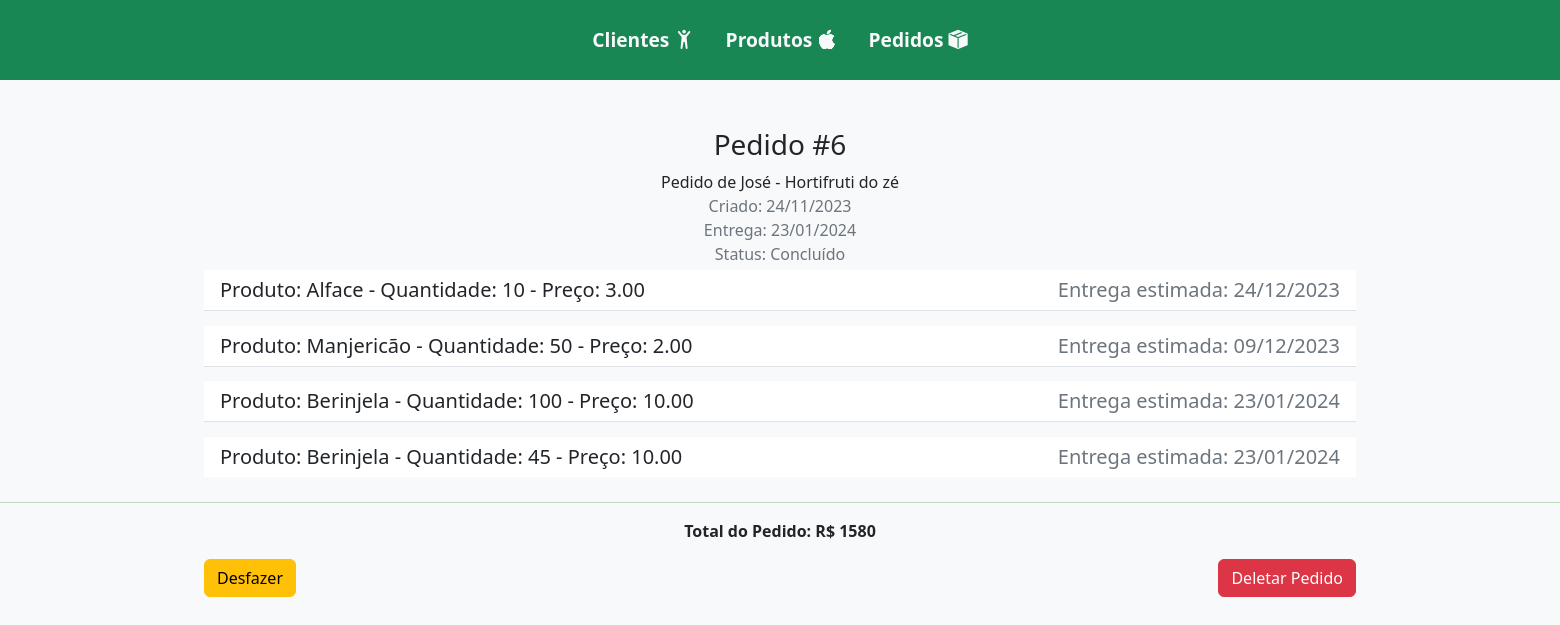
Page /detalhes_item_pedido/6/ on the earlier database version.
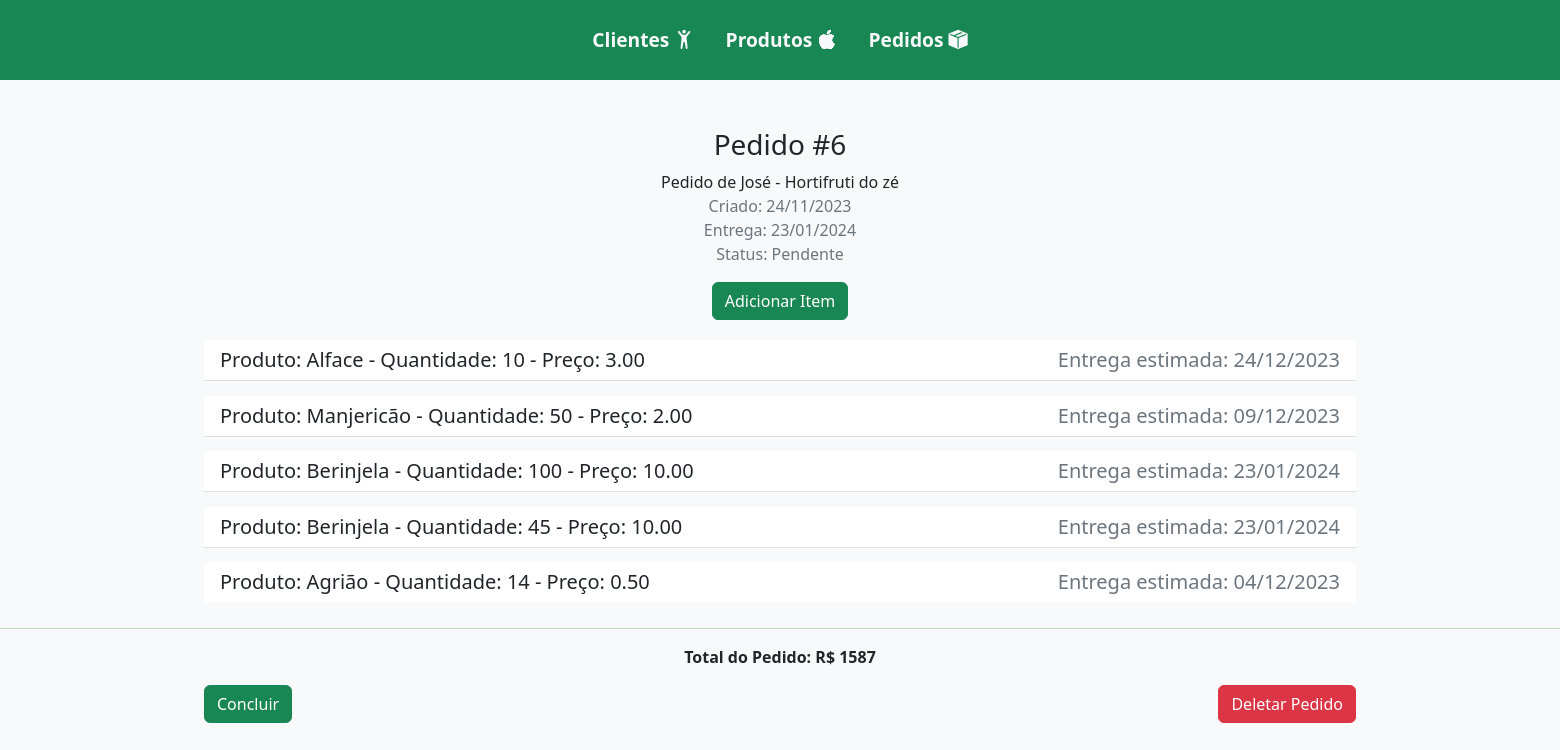
Same page on the later database version.
### fazenda/models.py (models this page shows, shortened)
class Pedido(models.Model):
    cliente = models.ForeignKey(Cliente, on_delete=models.CASCADE)
    produtos = models.ManyToManyField(Produto, through="ItemPedido")
    data_pedido = models.DateField(auto_now_add=True)
    status = models.CharField(
        max_length=10,
        choices=(
            ("Pendente", "Pendente"),
            ("Concluído", "Concluído"),
        ),
        default="Pendente",
    )
    def maior_tempo_preparo(self):
        tempos_preparo = self.produtos.all().values_list("tempo_preparo", flat=True)
        if tempos_preparo:
            return max(tempos_preparo)
        return 0
    def data_entrega(self):
        maior_tempo = self.maior_tempo_preparo()
        if maior_tempo > 0:
            return self.data_pedido + timedelta(days=maior_tempo)
        return self.data_pedido

class Cliente(models.Model):
    nome = models.CharField(max_length=100)
    empresa = models.CharField(max_length=100, blank=True, null=True)
    telefone = models.CharField(max_length=20)

class ItemPedido(models.Model):
    pedido = models.ForeignKey(Pedido, on_delete=models.CASCADE)
    produto = models.ForeignKey(Produto, on_delete=models.CASCADE)
    quantidade = models.PositiveIntegerField()
    preco = models.DecimalField(max_digits=5, decimal_places=2)
    marcado = models.BooleanField(default=False)
    def data_entrega_produto(self):
        data_pedido = self.pedido.data_pedido
        tempo_preparo_produto = self.produto.tempo_preparo
        if data_pedido and tempo_preparo_produto:
            return data_pedido + timedelta(days=tempo_preparo_produto)
        return None

class Produto(models.Model):
    nome = models.CharField(max_length=100)
    tempo_preparo = models.PositiveIntegerField()

### fazenda/views.py (the view)
def detalhes_item_pedido(request, pk):
    pedido = get_object_or_404(Pedido, pk=pk)
    pedido.total_pedido = (
        pedido.itempedido_set.aggregate(total=Sum(F("quantidade") * F("preco")))[
            "total"
        ]
        or 0
    )  # Caso não haja itens no pedido
    return render(request, "detalhes_item_pedido.html", {"pedido": pedido})

### fazenda/templates/detalhes_item_pedido.html (shortened to what this page needs)
{% extends 'base.html' %}
{% block content %}
    {% load static %}
    <div class="container-fluid d-flex flex-column justify-content-center align-items-center">
        <h3>Pedido #{{ pedido.id }}</h3>
        Pedido de {{ pedido.cliente.nome }} - {{ pedido.cliente.empresa }}
        <span class="text-secondary">Criado: {{ pedido.data_pedido|date:"d/m/Y" }}</span>
        <span class="text-secondary">Entrega: {{ pedido.data_entrega|date:"d/m/Y" }}</span>
        <span class="text-secondary">Status: {{ pedido.status }}</span>
        {% if pedido.status != 'Concluído' %}
            <a href="{% url 'adicionar_item_pedido' pedido.id %}" class="btn btn-success mb-3 mt-3">Adicionar Item</a>
        {% endif %}
        <ul class="h5 list-group list-group-flush w-75 d-flex flex-column justify-content-center align-items-center">
            {% for item_pedido in pedido.itempedido_set.all %}
                <li class="list-group-item list-group-item-action d-flex justify-content-between align-items-center list">
                    Produto: {{ item_pedido.produto.nome }} - Quantidade: {{ item_pedido.quantidade }} - Preço: {{ item_pedido.preco }}
                    {% if item_pedido.data_entrega_produto %}
                        <span class="text-secondary">Entrega estimada: {{ item_pedido.data_entrega_produto|date:"d/m/Y" }}</span>
                    {% else %}
                        <span class="text-secondary">Entrega estimada indisponível</span>
                    {% endif %}
                </li>
            {% endfor %}
        </ul>
        <hr>
        <p><strong>Total do Pedido: R$ {{ pedido.total_pedido }}</strong></p>
        <div class="d-flex justify-content-between align-items-center w-75">
            {% if pedido.status == 'Concluído' %}
                <a href="{% url 'concluir_pedido' pedido.id %}" class="btn btn-warning">Desfazer</a>
            {% else %}
                <a href="{% url 'concluir_pedido' pedido.id %}" class="btn btn-success">Concluir</a>
            {% endif %}
            <a href="{% url 'deletar_pedido' pedido.id %}" class="btn btn-danger">Deletar Pedido</a>
        </div>
    </div>
{% endblock %}

### fazenda/templates/base.html (shortened to what this page needs)
<!DOCTYPE html>
<html lang="en">
<head>
  <link rel="stylesheet" href="https://cdn.jsdelivr.net/npm/bootstrap-icons@1.11.2/font/bootstrap-icons.min.css">
  <link href="https://cdn.jsdelivr.net/npm/bootstrap@5.3.2/dist/css/bootstrap.min.css" rel="stylesheet"
>
</head>
<body class="d-flex flex-column align-items-center d-sm bg-light text-dark">
  <header class="nav mb-5 w-100 header bg-success">
    <a class="nav-link text-light" href="{% url 'listar_clientes' %}">Clientes <i class="bi bi-person-arms-up"></i></a>
    <a class="nav-link text-light" href="{% url 'listar_produtos' %}">Produtos <i class="bi bi-apple"></i></a>
    <a class="nav-link text-light" href="{% url 'listar_pedidos' %}">Pedidos <i class="bi bi-box-seam-fill"></i></a>
  </header>
  {% block content %}{% endblock %}
</body>
</html>

### fazenda/templates/base.html (style rules this page uses)
* { margin: 0; padding: 0; }
body { overflow-x: hidden; }
.header { height: 80px; padding: 0 20px; font-size: 1.2rem; justify-content: center; align-items: center; font-weight: 800; }
.list { margin-top: 0.3rem; margin-bottom: 0.6rem; }
hr { width: 200%; color: green; }

Differences in the rows shown:
changed Pedido "José": status "Concluído" → "Pendente"; total_pedido "1580" → "1587"
added ItemPedido: produto.nome "Agrião", quantidade "14", preco "0.50", data_entrega_produto "04/12/2023"
Other differences:
text no longer shown: "Desfazer"
text now shown: "Adicionar Item Concluir"
